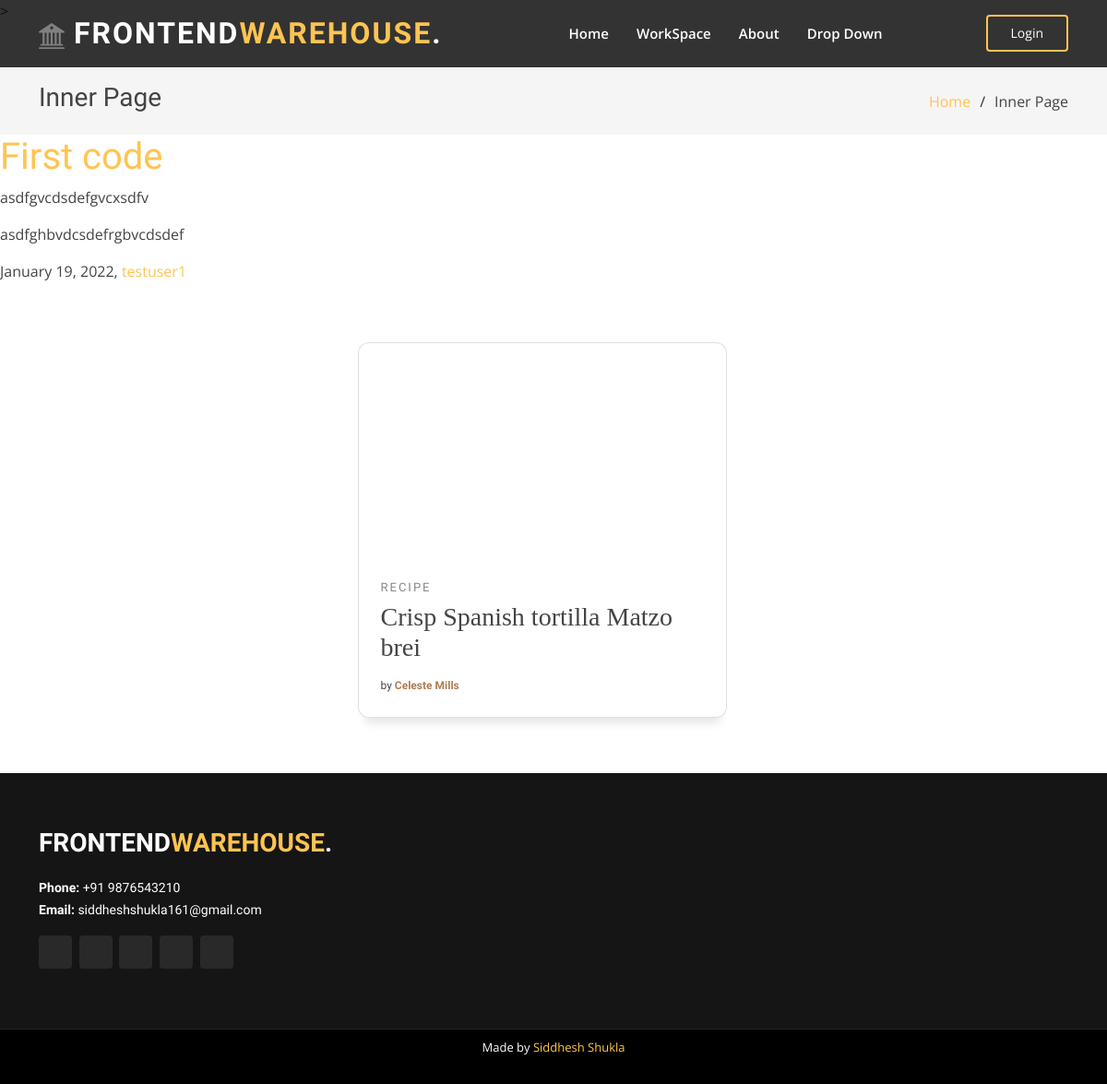
Before: / with the older database file.
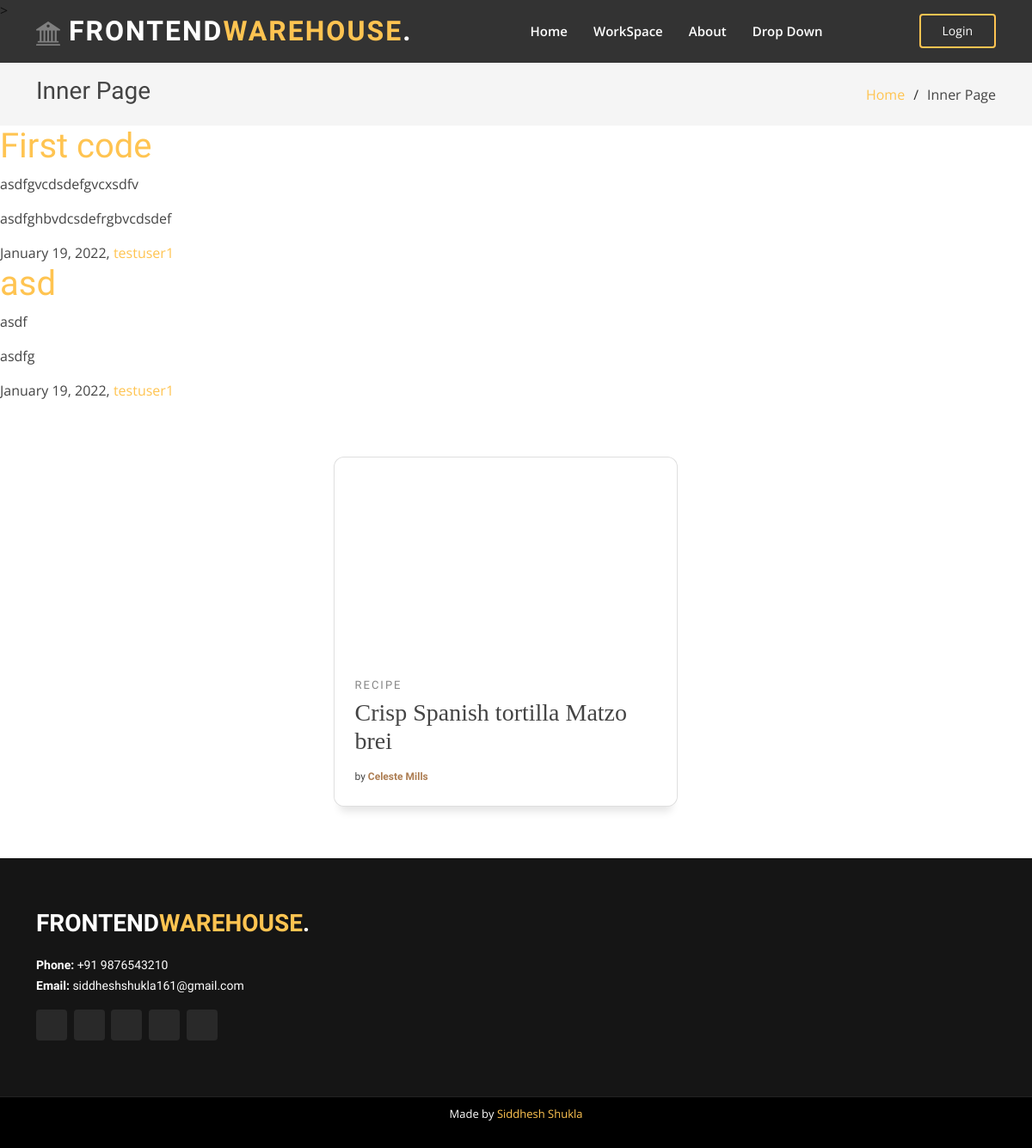
After: the same page with the newer database file.
### main/models.py (models this page shows, shortened)
class Post(models.Model):
    title = models.CharField(max_length=100)
    html = models.TextField()
    css = models.TextField()
    date_posted = models.DateTimeField(default=timezone.now)
    author = models.ForeignKey(User, on_delete=models.CASCADE)

### main/views.py (the view, shortened to what this page needs)
# urls.py: 2. Add a URL to urlpatterns:  path('', views.home, name='home')
def home(request):
    context = {
        'posts': Post.objects.all()
    }
    if request.method =='GET':
        return render(request, 'main/index.html', context)

### main/templates/main/index.html (shortened to what this page needs)
{% extends "main/base.html" %} {% block content_1 %} {% for post in posts %}
<div>
  <h1><a href="#">{{ post.title }}</a></h1>
  <p>{{ post.html }}</p>
  <p>{{ post.css }}</p>
  <a>{{ post.date_posted|date:"F d, Y" }}, </a>
  <a href="#">{{ post.author }}</a>
</div>
{% endfor %}
<section class="cards">
  <article class="card card--1">
    <a href="#" class="card_link">
      <div class="card__img--hover"></div>
    </a>
    <div class="card__info">
      <span class="card__category"> Recipe</span>
      <h3 class="card__title">Crisp Spanish tortilla Matzo brei</h3>
      <span class="card__by"
        >by
        <a href="#" class="card__author" title="author">Celeste Mills</a></span
      >
    </div>
  </article>
</section>
{% endblock content_1 %}

### main/templates/main/base.html (shortened to what this page needs)
{% load static %}
<!DOCTYPE html>
<html lang="en">
  <head>
    <link
      rel="stylesheet"
      href="https://maxcdn.bootstrapcdn.com/bootstrap/4.0.0/css/bootstrap.min.css"
    />
    <link href="{% static 'main/bootstrap.min.css' %}" rel="stylesheet" />
    <link href="{% static 'main/styles.css' %}" rel="stylesheet" />
    <link rel="stylesheet" href="{% static 'main/homeStyles.css' %}" />
  </head>
  <body>
    <header id="header" class="fixed-top header-inner-pages">
      <div
        class="container d-flex align-items-center justify-content-lg-between"
      >
        <h1 class="logo me-auto me-lg-0">
          <a href="{% url 'home' %}">Frontend<span>Warehouse</span>.</a>
        </h1>
        <nav id="navbar" class="navbar order-last order-lg-0">
          <ul>
            <li><a class="nav-link scrollto" href="{% url 'home' %}">Home</a></li>
            <li><a class="nav-link scrollto" href="{% url 'workspace' %}">WorkSpace</a></li>
            <li><a class="nav-link scrollto" href="#">About</a></li>
            <li class="dropdown">
              <a href="#"
                ><span>Drop Down</span> </a>
            </li>
          </ul>
        </nav>
        {% if user.is_authenticated %}
          <a href="{% url 'profile' %}" class="get-started-btn scrollto">Profile</a>
        {% else %}
          <a href="{% url 'signup-signin' %}" class="get-started-btn scrollto">Login</a>
        {% endif %}
      </div>
    </header>
    <main id="main">
      <section class="breadcrumbs">
        <div class="container">
          <div class="d-flex justify-content-between align-items-center">
            <h2>Inner Page</h2>
            <ol>
              <li><a href="{% url 'home' %}">Home</a></li>
              <li>Inner Page</li>
            </ol>
          </div>
        </div>
      </section>
      {% block content_1 %} {% endblock %}
    </main>
    <footer id="footer">
      <div class="footer-top">
        <div class="container">
          <div class="row">
            <div class="col-lg-3 col-md-6">
              <div class="footer-info">
                <h3>Frontend<span>Warehouse</span>.</h3>
                <p>
                  <strong>Phone:</strong> +91 9876543210<br />
                  <strong>Email:</strong> siddheshshukla161@gmail.com<br />
                </p>
                <div class="social-links mt-3">
                  <a
                    href="https://www.facebook.com/siddhesh.shukla.505/"
                    class="facebook"
                    ></a>
                  <a
                    href="https://www.instagram.com/siddhesh_shukla_/"
                    class="instagram"
                    ></a>
                  <a href="#" class="twitter"></a>
                  <a
                    href="https://www.linkedin.com/in/siddhesh-shukla-a63824212/"
                    class="linkedin"
                    ></a>
                  <a href="https://github.com/Siddhesh-Shukla" class="linkedin">
                  </a>
                </div>
              </div>
            </div>
          </div>
        </div>
      </div>
      <div class="container">
        <div class="credits">
          Made by
          <a href="https://github.com/Siddhesh-Shukla">Siddhesh Shukla</a>
        </div>
      </div>
    </footer>
  </body>
</html>

### main/static/main/styles.css (style rules this page uses)
body { font-family: "Open Sans", sans-serif; color: #444444; }
a { color: #ffc451; text-decoration: none; }
h1, h2, h3, h4, h5, h6 { font-family: "Raleway", sans-serif; }
#header { transition: all 0.5s; z-index: 997; padding: 15px 0; }
#header.header-scrolled, #header.header-inner-pages { background: rgba(0, 0, 0, 0.8); }
#header .logo { font-size: 32px; margin: 0; padding: 0; line-height: 1; font-weight: 700; letter-spacing: 2px; text-transform: uppercase; }
#header .logo a { color: #fff; }
#header .logo a span { color: #ffc451; }
.get-started-btn { color: #fff; border-radius: 4px; padding: 7px 25px 8px 25px; white-space: nowrap; transition: 0.3s; font-size: 14px; display: inline-block; border: 2px solid #ffc451; }
.navbar { padding: 0; }
.navbar ul { margin: 0; padding: 0; display: flex; list-style: none; align-items: center; }
.navbar li { position: relative; }
.navbar a, .navbar a:focus { display: flex; align-items: center; justify-content: space-between; padding: 10px 0 10px 30px; font-size: 15px; font-weight: 600; color: #fff; white-space: nowrap; transition: 0.3s; }
section { padding: 60px 0; overflow: hidden; }
.breadcrumbs { padding: 15px 0; background: whitesmoke; min-height: 40px; margin-top: 50px; }
.breadcrumbs h2 { font-size: 28px; font-weight: 400; }
.breadcrumbs ol { display: flex; flex-wrap: wrap; list-style: none; padding: 0; margin: 0; }
.breadcrumbs ol li + li { padding-left: 10px; }
.breadcrumbs ol li + li::before { display: inline-block; padding-right: 10px; color: #2f2f2f; content: "/"; }
#footer { background: black; padding: 0 0 30px 0; color: #fff; font-size: 14px; }
#footer .footer-top { background: #151515; border-bottom: 1px solid #222222; padding: 60px 0 30px 0; }
#footer .footer-top .footer-info { margin-bottom: 30px; }
#footer .footer-top .footer-info h3 { font-size: 28px; margin: 0 0 20px 0; padding: 2px 0 2px 0; line-height: 1; font-weight: 700; text-transform: uppercase; }
#footer .footer-top .footer-info h3 span { color: #ffc451; }
#footer .footer-top .footer-info p { font-size: 14px; line-height: 24px; margin-bottom: 0; font-family: "Raleway", sans-serif; color: #fff; }
#footer .footer-top .social-links a { font-size: 18px; display: inline-block; background: #292929; color: #fff; line-height: 1; padding: 8px 0; margin-right: 4px; border-radius: 4px; text-align: center; width: 36px; height: 36px; transition: 0.3s; }
#footer .credits { padding-top: 10px; text-align: center; font-size: 13px; color: #fff; }

### main/static/main/homeStyles.css (style rules this page uses)
.cards { width: 100%; display: flex; justify-content: space-around; flex-wrap: wrap; margin-top: -25px; }
.cards > * { margin-top: 30px; }
.card--1 .card__img, .card--1 .card__img--hover { background-image: url("https://cdn.pixabay.com/photo/2015/05/19/07/44/browser-773215_640.png"); }
.card__img--hover { transition: 0.2s all ease-out; background-size: cover; background-position: center; background-repeat: no-repeat; width: 100%; position: absolute; height: 235px; border-top-left-radius: 12px; border-top-right-radius: 12px; top: 0; }
.card { margin-right: 25px; transition: all 0.4s cubic-bezier(0.175, 0.885, 0, 1); background-color: #fff; width: 400px; position: relative; border-radius: 12px; overflow: hidden; box-shadow: 0px 13px 10px -7px rgba(0, 0, 0, 0.1); }
.card__info { z-index: 2; background-color: #fff; border-bottom-left-radius: 12px; border-bottom-right-radius: 12px; padding: 16px 24px 24px 24px; }
.card__category { font-family: "Raleway", sans-serif; text-transform: uppercase; font-size: 13px; letter-spacing: 2px; font-weight: 500; color: #868686; }
.card__title { margin-top: 5px; margin-bottom: 10px; font-family: "Roboto Slab", serif; }
.card__by { font-size: 12px; font-family: "Raleway", sans-serif; font-weight: 500; }
.card__author { font-weight: 600; text-decoration: none; color: #ad7d52; }

Changed rows visible on the page:
added Post: title "asd", html "asdf", css "asdfg", date_posted "January 19, 2022", author "testuser1"
